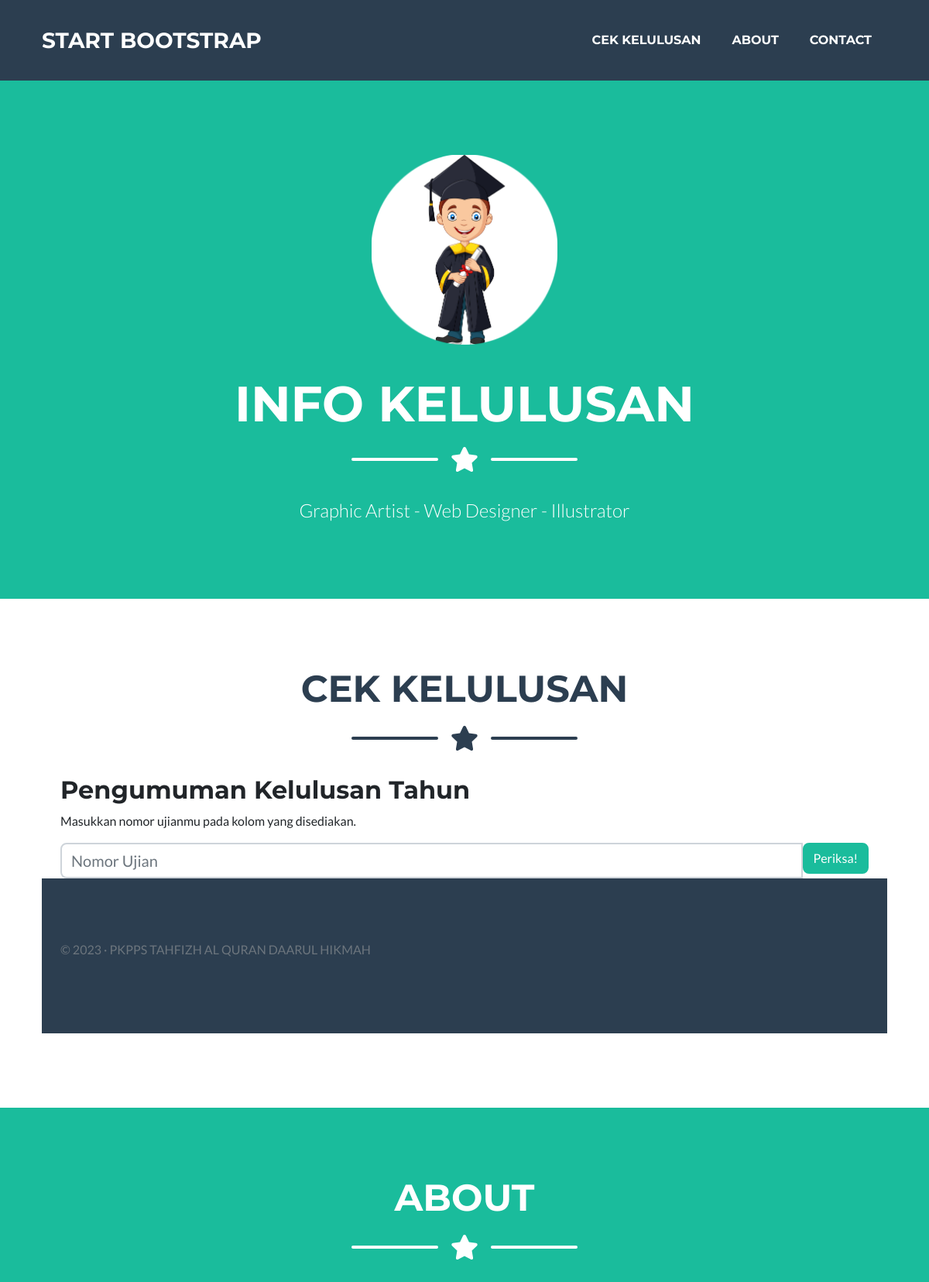
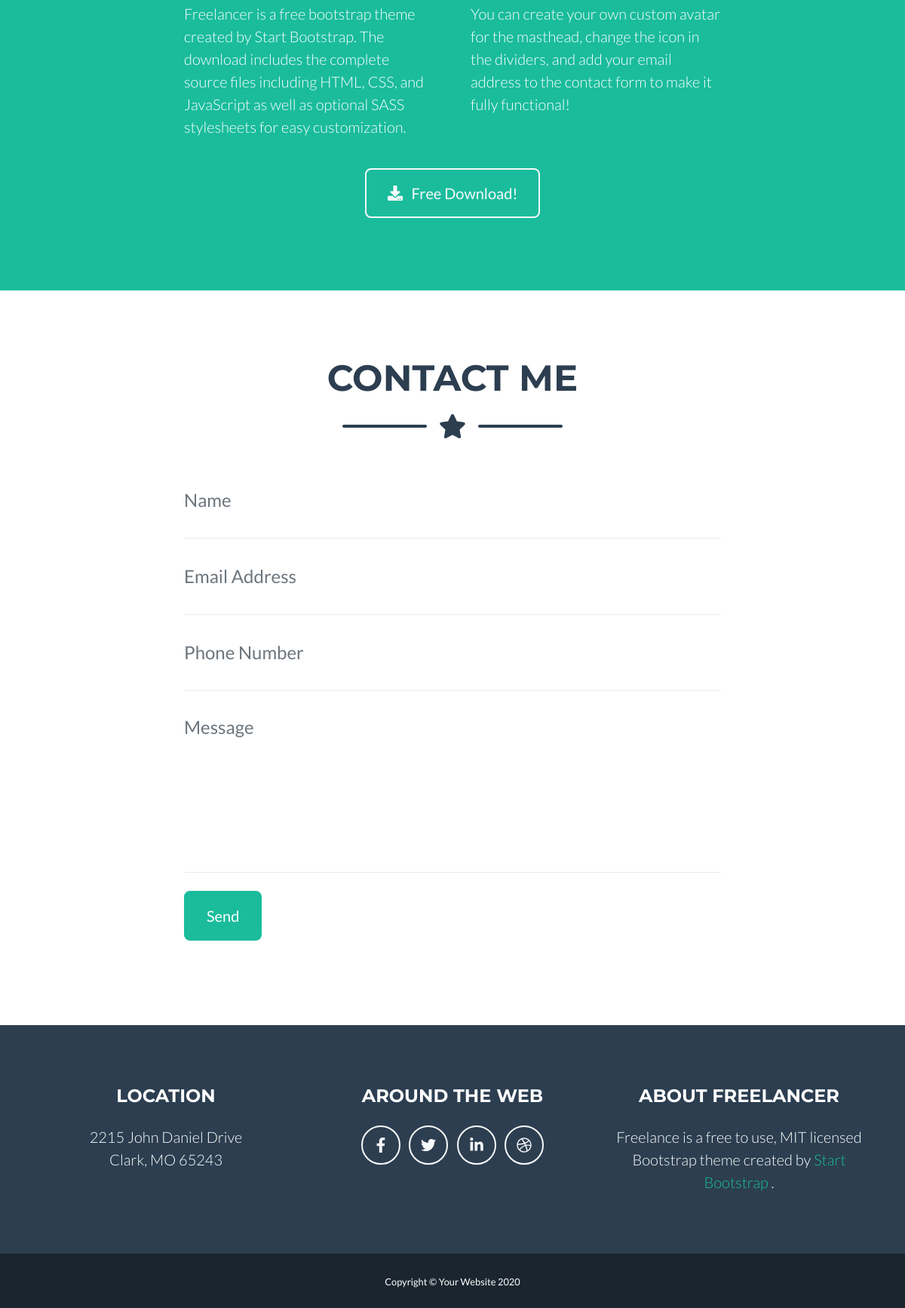
The page /skl-master/tempelate/index.php on the database its author committed (2 pictures, top to bottom).
### tables this page shows
CREATE TABLE `un_konfigurasi` (
  `id` int(11) NOT NULL AUTO_INCREMENT,
  `sekolah` varchar(255) NOT NULL,
  `kepsek` varchar(50) NOT NULL,
  `nip` varchar(20) NOT NULL,
  `no_surat` varchar(30) DEFAULT NULL,
  `ttd` varchar(64) NOT NULL,
  `about` varchar(250) NOT NULL,
  `tgl_pengumuman` datetime NOT NULL,
  `contact` varchar(255) NOT NULL,
  `nopesformat` varchar(20) NOT NULL,
  `logo` varchar(255) DEFAULT NULL,
  `kop` varchar(100) NOT NULL,
  `cap` varchar(100) NOT NULL,
  PRIMARY KEY (`id`)
);

### skl-master/tempelate/index.php (the view, shortened to what the rows shown need)
<?php
include "../database.php";
$que = mysqli_query($db_conn, "SELECT * FROM un_konfigurasi");
$hsl = mysqli_fetch_array($que);
$sekolah = strip_tags($hsl['sekolah']);
$tahun = strip_tags($hsl['tahun']);
$tgl_pengumuman = strip_tags($hsl['tgl_pengumuman']);
?>
<!DOCTYPE html>
<html lang="en">
    <head>
        <link href="css/styles.css" rel="stylesheet" />
    </head>
    <body id="page-top">
        <header class="masthead bg-primary text-white text-center">
            <div class="container d-flex align-items-center flex-column">
                <h1 class="masthead-heading text-uppercase mb-0">Info Kelulusan</h1>
            </div>
        </header>
        <section class="page-section portfolio" id="ceklulus">
            <div class="container">
                <h2 class="page-section-heading text-center text-uppercase text-secondary mb-0">Cek kelulusan</h2>
<div class="container">
    <h2> Pengumuman Kelulusan Tahun <?= $tahun; ?></h2>
</div>
<?php
$thn = substr($tgl_pengumuman, 0, 4);
?>
<?php
include "footer.php"
?>
        <section class="page-section bg-primary text-white mb-0" id="about">
            <div class="container">
                <h2 class="page-section-heading text-center text-uppercase text-white">About</h2>
            </div>
        </section>
        <section class="page-section" id="contact">
            <div class="container">
                <h2 class="page-section-heading text-center text-uppercase text-secondary mb-0">Contact Me</h2>
            </div>
        </section>
    </body>
</html>

### skl-master/footer.php
<footer class="footer">
    <div class="container">
        <p class="text-muted" >&copy; <?=$thn?> &middot; <?= $sekolah; ?></p>
    </div>
</footer>
</body>
</html>

### rows shown on the page
un_konfigurasi: tgl_pengumuman "2023", sekolah "PKPPS TAHFIZH AL QURAN DAARUL HIKMAH"
